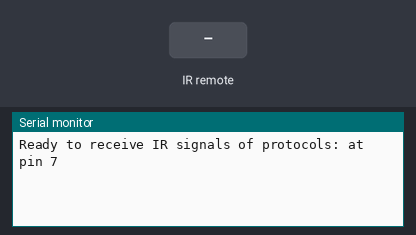
The sketch below on a simulated Arduino Uno, built with avr-gcc and run on an emulated ATmega328P. Shown: the last lines printed to the serial monitor. Inputs (shaded band) come from the test bench.

Above: at 1.2 s.
1.3 s: infrared code 0x7 received
At 1.7 s:
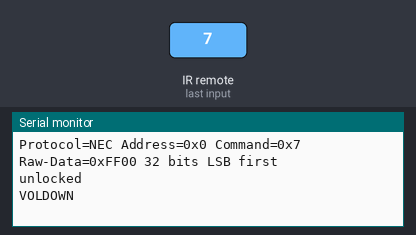
2.8 s: infrared code 0x9 received
At 4.0 s:
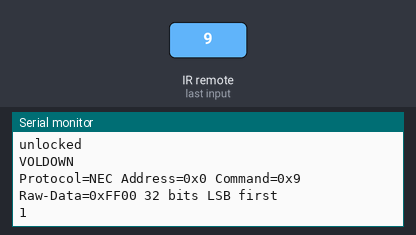
4.3 s: infrared code 0x15 received
At 5.2 s:
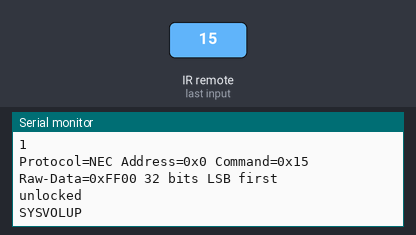
5.8 s: infrared code 0x16 received
At 6.3 s:
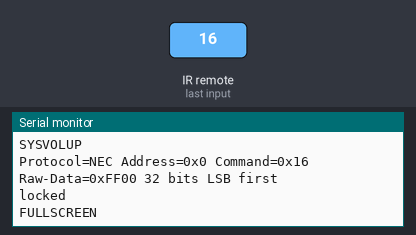
7.3 s: infrared code 0x40 received
At 8.5 s:
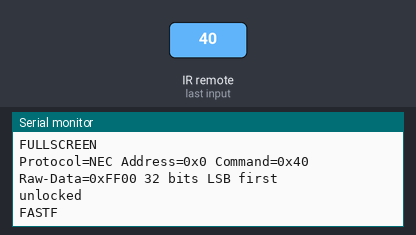
8.8 s: infrared code 0x43 received
At 9.8 s:
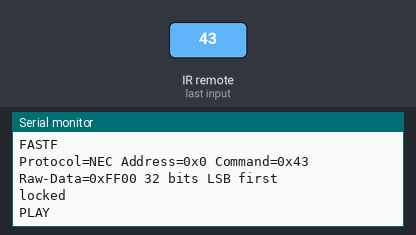
Timing chart, 0 to 11.3 s (numbered marks = the images above; inputs shaded):
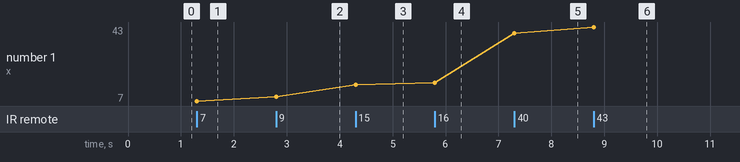

The sketch:

irremote.ino
```cpp
#define DEBUG true
#define DECODE_NEC
#define MAX_TIME 150
#define RECV_PIN 7
#define BAUDRATE 115200
#define LOG(message) if(DEBUG) Serial.println(message)


#include <Arduino.h>
#include <IRremote.hpp>

bool useSysVol = false;
unsigned long lastPressTime = millis();

void sendCommand(char* command, bool lockPressDown = false){
    if (lockPressDown){
        LOG("locked");
        if (millis() - lastPressTime > MAX_TIME) Serial.println(command);
        lastPressTime = millis();
    }
    else {
        LOG("unlocked");
        Serial.println(command);
    }
}

void setup() {
    Serial.begin(BAUDRATE);
    IrReceiver.begin(RECV_PIN, ENABLE_LED_FEEDBACK);
    Serial.print("Ready to receive IR signals of protocols: ");
    printActiveIRProtocols(&Serial);
    Serial.println(String("at pin " + String(RECV_PIN)));
}

void loop() {
    if (IrReceiver.decode()){
        if (IrReceiver.decodedIRData.protocol != UNKNOWN){
            if (DEBUG) IrReceiver.printIRResultShort(&Serial);
            switch (IrReceiver.decodedIRData.command) {
                case 0x7    :
                    if (useSysVol) sendCommand("SYSVOLDOWN");
                    else sendCommand("VOLDOWN");
                    break;
                case 0x9    :
                    if (millis() - lastPressTime > MAX_TIME) useSysVol = !useSysVol;
                    lastPressTime = millis();
                    LOG(useSysVol);
                    break;
                case 0x15   :
                    if (useSysVol) sendCommand("SYSVOLUP");
                    else sendCommand("VOLUP");
                    break;
                case 0x16   : sendCommand("FULLSCREEN", true);  break;
                case 0x40   : sendCommand("FASTF");             break;
                case 0x43   : sendCommand("PLAY", true);        break;
                case 0x44   : sendCommand("REWIND");            break;
                case 0x46   : sendCommand("CYCLEWIN", true);    break;
                default     :                                   break;
            }
        }
    }
    IrReceiver.resume();
}
```

Measured:
- after the input at 1.3 s, the serial monitor: prints a new line at once (image 1)
- after the input at 2.8 s, the serial monitor: prints a new line at once (image 2)
- after the input at 4.3 s, the serial monitor: prints a new line at once (image 3)
- after the input at 5.8 s, the serial monitor: prints a new line at once (image 4)
- after the input at 7.3 s, the serial monitor: prints a new line at once (image 5)
- after the input at 8.8 s, the serial monitor: prints a new line at once (image 6)
- plotted number 1: 7 → 9 after the input at 2.8 s, 9 → 15 after the input at 4.3 s, 15 → 16 after the input at 5.8 s, 16 → 40 after the input at 7.3 s, 40 → 43 after the input at 8.8 s
